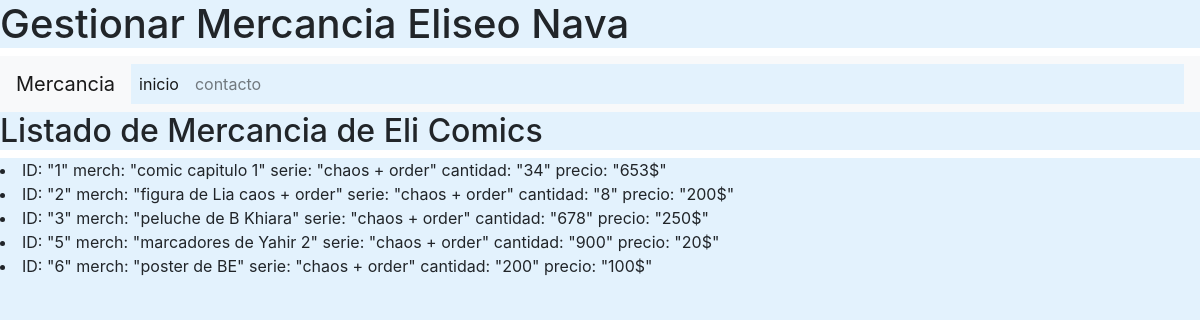
The page / on the database its author committed.
### Mercancia_app/models.py (models this page shows, shortened)
class merch(models.Model):
    codigo=models.CharField(primary_key=True,max_length=6)
    nombre=models.CharField(max_length=50)
    serie=models.CharField(max_length=50)
    precio=models.IntegerField()
    cant=models.IntegerField()

### Mercancia_app/views.py (the view)
# urls.py: path("",views.listadomerca,name='listadoMerca')
def listadomerca(request):
    listademerch=merch.objects.all()
    return render(request, 'gestmerca.html',{"mimerca":listademerch})

### Mercancia_app/templates/gestmerca.html (shortened to what this page needs)
{% extends "base.html" %}
{% block cuerpo %}
    <h1>Gestionar Mercancia Eliseo Nava</h1>
{% endblock  %}

### Mercancia_app/templates/base.html (shortened to what this page needs)
<!DOCTYPE html>
<html lang="en">
<head>
    <link rel="stylesheet" href="https://cdn.jsdelivr.net/npm/bootstrap@4.3.1/dist/css/bootstrap.min.css">
</head>
<body>
    {% block cuerpo %}{% endblock  %}
    <nav class="navbar navbar-expand-lg navbar-light bg-light">
        <a class="navbar-brand" href="#">Mercancia</a>
        <div class="collapse navbar-collapse" id="navbarNav">
            <ul class="navbar-nav">
            <li class="nav-item active">
            <a class="nav-link" href="#">inicio <span class="sr-only">(current)</span></a>
            </li>
            <li class="nav-item">
            <a class="nav-link" href="#">contacto</a>
            </li>
            </ul>
        </div>
    </nav>
    <h2>Listado de Mercancia de Eli Comics</h2>
        {% for m in mimerca%}
        <li> ID: "{{m.codigo}}" merch: "{{m.nombre}}" serie: "{{m.serie}}" cantidad: "{{m.cant}}" precio: "{{m.precio}}$"</li>
        {% endfor %}
</body>
</html>

### Mercancia_app/templates/base.html (style rules this page uses)
* { background-color: #E3F2FD; }

### rows shown on the page
merch: codigo "1", nombre "comic capitulo 1", serie "chaos + order", cant "34", precio "653"
merch: codigo "2", nombre "figura de Lia caos + order", serie "chaos + order", cant "8", precio "200"
merch: codigo "3", nombre "peluche de B Khiara", serie "chaos + order", cant "678", precio "250"
merch: codigo "5", nombre "marcadores de Yahir 2", serie "chaos + order", cant "900", precio "20"
merch: codigo "6", nombre "poster de BE", serie "chaos + order", cant "200", precio "100"
